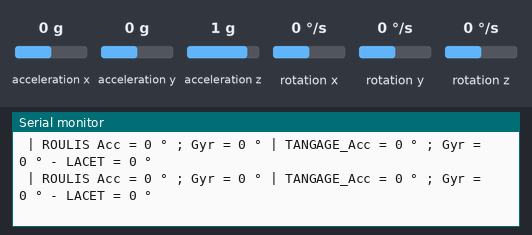
This sketch was run on a simulated Arduino Uno, built with avr-gcc and run on an emulated ATmega328P. On the bench: the last lines printed to the serial monitor. The test bench sets the inputs (shaded band); at power-on: acceleration x 0 g, acceleration y 0 g, acceleration z 1 g, rotation x 0 °/s, rotation y 0 °/s, rotation z 0 °/s.

Above: at 5.1 s.
5.2 s: acceleration x set to -1.4 g
At 5.7 s:
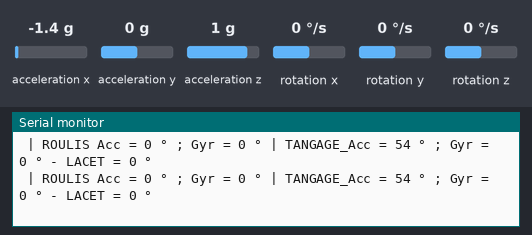
8.2 s: acceleration y set to -0.2 g
At 8.7 s:
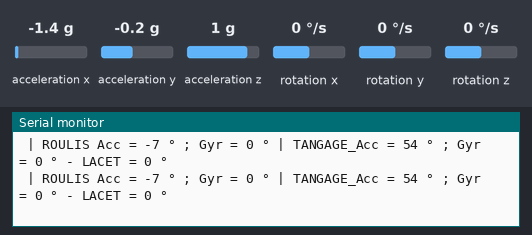
11.2 s: acceleration z set to 0.1 g
At 12.1 s:
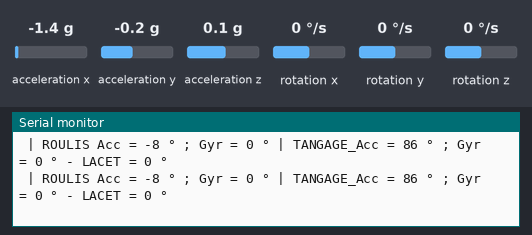
14.2 s: acceleration z set to -0.2 g
At 14.7 s:
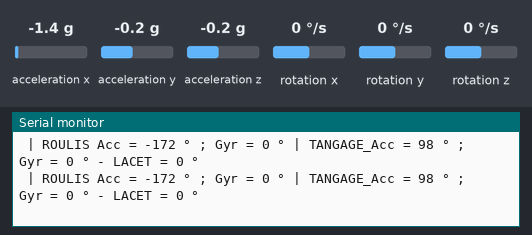
Timing chart, 0 to 17.2 s (numbered marks = the images above; inputs shaded):
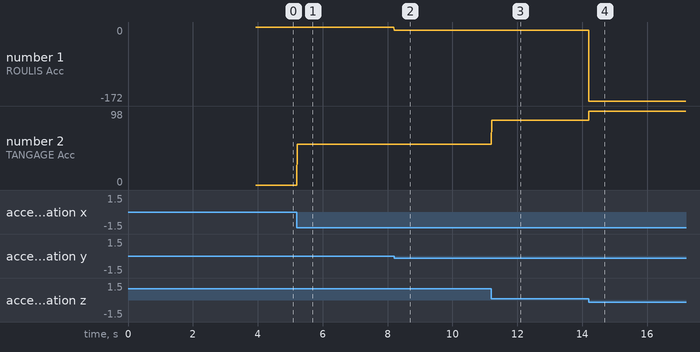

The sketch:

INO_5_Calcul_angles-gyrometre_MPU9250.ino
```cpp
// (licence header left out)
  #define f_ech         250                     //Choix d'une fréquence en Hz pour le calcul à intervalle régulier
  #define sensi_acc      61                     //Sensibilité de l'accéléromètre en micro g/LSB   (réglé par défault pour 16 g     calculé en fonction de la pleine échelle)
  #define sensi_gyr    8750                     //Sensibilité du gyromètre       en micro dps/LSB (réglé par défault pour 2000 °/s calculé en fonction de la pleine échelle)
  #define alpha         0.9                     //Choix d'un coefficient pour la fusion par filtre complémentaire

  #include "MPU9250.h"                          //Appel de la bibliothèque de la centrale
  #include "Wire.h"                             //Appel de la bibliothèque de gestion de la communication I2C
  #include "I2Cdev.h"

  MPU9250 accelgyro;                            //Déclaration de la méthode "MyIMU" pour l'utilisation de la centrale
  I2Cdev   I2C_M;

  int16_t  ax_brut, ay_brut, az_brut;           //Variables pour la lecture des valeurs brutes d'accélérations (accéléromètre)
  int16_t  gx_brut, gy_brut, gz_brut;           //Variables pour la lecture des valeurs brutes des vitesses angulaires (gyromètre)
  int32_t  ax_offset, ay_offset, az_offset;     //Variables pour le stockage des valeurs d'offsets de l'accéléromètre
  int32_t  gx_offset, gy_offset, gz_offset;     //Variables pour le stockage des valeurs d'offsets du gyromètre
  float    Ax,Ay,Az,Gx,Gy,Gz;                   //Variables pour le calcul des valeurs réelles
  float    roulis_acc, tangage_acc;             //Variables pour le calcul des angles d'inclinaisons avec l'accéléromètre : ROULIS et TANGAGE
  float    roulis_gyr, tangage_gyr, lacet_gyr;  //Variables pour le calcul des angles d'inclinaisons avec le gyromètre : ROULIS, TANGAGE et LACET
  float    roulis, tangage, lacet;              //Variables pour le calcul des angles d'inclinaisons fusionnés


  uint32_t t0;                                  //Variable pour stocker le temps absolu ( fonction millis() débordement après 50 jours environ )

/* #### ROUTINE D'INITIALISATION  (exécutée une seule fois) #### */
void setup()
{
  Wire.begin();
  Wire.setClock(400000); // 400kHz I2C clock. Comment this line if having compilation difficulties
  Serial.begin(115200);                       //démarrage de la fonction de communication série pour affichage sur le moniteur série
  /* -- Démarrage de la centrale et test de bon fonctionnement -- */
  accelgyro.initialize();
  if (accelgyro.testConnection() != 0) {
      Serial.println("Problème de connexion avec la centrale");
  } else {
      Serial.println("Centrale prête à fonctionner ! ");
  }

 etalonnage();                               //Appel de la routine d'étalonnage
}

/* #### BOUCLE PRINCIPALE (exécutée en permanence) #### */
void loop()
{
  lecture_valeurs_brutes();                                  //Appel de la routine de lecture des valeurs brutes

  /* -- Calculs des valeurs réelles -- */
  Ax = float(ax_brut - ax_offset ) * sensi_acc / 1000000;    //Calcul des valeurs d'accélérations en g en fonction de la sensibilité du capteur
  Ay = float(ay_brut - ay_offset ) * sensi_acc / 1000000;    //Les valeurs brutes sont codées sur 16 bits (0 et 65535)
  Az = float(az_brut - az_offset ) * sensi_acc / 1000000;    //La sensibilité du capteur dépend de la valeur pleine échelle choisie en haut et définie dans les réglages du capteur
  Gx = float(gx_brut - gx_offset ) * sensi_gyr / 1000000;    //Calcul des valeurs de vitesses angulaires en °/s
  Gy = float(gy_brut - gy_offset ) * sensi_gyr / 1000000;
  Gz = float(gz_brut - gz_offset ) * sensi_gyr / 1000000;

  /* -- Calcul des angles de ROULIS et TANGAGE à partir de l'accéléromètre -- */
    //CHOIX N°1 LACET autour de Z puis ROULIS autour de X puis TANGAGE autour de Y
  if ( Az >= 0) roulis_acc  = atan2( Ay ,   sqrt( pow(Ax, 2) + pow(Az, 2)) ) * RAD_TO_DEG;
  else          roulis_acc  = atan2( Ay , - sqrt( pow(Ax, 2) + pow(Az, 2)) ) * RAD_TO_DEG;

                tangage_acc = atan2( - Ax , Az ) * RAD_TO_DEG;


  /* -- Calcul des angles de ROULIS ET TANGAGE à partir du gyromètre à chaque période (voir explications des calculs) -- */
  uint16_t T_ech = millis() - t0;     //Mesure du temps écoulé depuis le dernier calcul

      //Calcul à intervalle régulier si le temps atteint la période T_ech = 1 /f_ech (fréquence d'échantillonnage)
  if ( T_ech >= ( 1000 / f_ech) )     //Calcul à intervalle régulier si le temps atteint la période T_ech = 1 /f_ech
  {
    //Calcul des angles mesurés par le gyromètre par intégration numérique
    lacet_gyr   += Gx * float(T_ech) / 1000;
    roulis_gyr  += Gy * float(T_ech) / 1000;
    tangage_gyr += Gz * float(T_ech) / 1000;

    t0 = millis();  //réinitialisation du temps pour le prochain calcul
  }

  /* -- Affichage des valeurs lues par la centrale -- */
  //Serial.print("ACC ( ");    Serial.print(Ax,1); Serial.print(" , "); Serial.print(Ay,1);  Serial.print(" , ");  Serial.print(Az,1); Serial.print(" ) g ");
  //Serial.print(" | GYR ( "); Serial.print(Gx,0); Serial.print(", ");  Serial.print(Gy,0);  Serial.print(" , ");  Serial.print(Gz,0); Serial.print(" ) deg/s");

  Serial.print(" | ROULIS Acc = ");  Serial.print(roulis_acc , 0);  Serial.print(" °");
  Serial.print(" ; Gyr = ");         Serial.print(roulis_gyr , 0);  Serial.print(" °");

  Serial.print(" | TANGAGE_Acc = "); Serial.print(tangage_acc , 0); Serial.print(" °");
  Serial.print(" ; Gyr = ");         Serial.print(tangage_gyr , 0); Serial.print(" °");

  Serial.print(" - LACET = ");       Serial.print(lacet_gyr , 0);   Serial.print(" °");

  Serial.println();
}

/****************************************************
 *      ROUTINE DE LECTURE DES VALEURS BRUTES       *
 ****************************************************/
void lecture_valeurs_brutes()
{
  /* -- Lecture des valeurs brutes -- */
 accelgyro.getMotion6(&ax_brut, &ay_brut, &az_brut, &gx_brut, &gy_brut, &gz_brut);
}


/****************************************************
 *      ROUTINE D'ETALONNAGE calcul des offsets     *
 ****************************************************/
void etalonnage()
{
  int nombre_echantillons = 1000; //Variable locale pour définir le nombre d'itération du calcul

  //Réinitialisation des offsets
  ax_offset = 0;
  ay_offset = 0;
  az_offset = 0;
  gx_offset = 0;
  gy_offset = 0;
  gz_offset = 0;

  //Boucle de sommation de chaque valeur pour le calcul de la moyenne
  for (int i = 1; i <= nombre_echantillons; i++)
  {
    lecture_valeurs_brutes();
    ax_offset += ax_brut;
    ay_offset += ay_brut;
    az_offset += az_brut;
    gx_offset += gx_brut;
    gy_offset += gy_brut;
    gz_offset += gz_brut;
  }

  //Calcul de la moyenne des valeurs mesurées pendant les itérations
  ax_offset /= nombre_echantillons;
  ay_offset /= nombre_echantillons;
  az_offset /= nombre_echantillons;
  gx_offset /= nombre_echantillons;
  gy_offset /= nombre_echantillons;
  gz_offset /= nombre_echantillons;

  //Rectification de l'offset sur Z pour qu'il donne 1g en statique (fonction de la sensibilité)
  az_offset -= 1000000 / sensi_acc;
}
```

Measured:
- after the input at 5.2 s, the serial monitor: prints a new line at once (image 1)
- after the input at 8.2 s, the serial monitor: prints a new line at once (image 2)
- after the input at 11.2 s, the serial monitor: prints a new line at once (image 3)
- after the input at 14.2 s, the serial monitor: prints a new line at once (image 4)
- plotted number 1: 0 → -7 after the input at 8.2 s, -7 → -8 after the input at 11.2 s, -8 → -172 after the input at 14.2 s
- plotted number 2: 0 → 54 after the input at 5.2 s, 54 → 86 after the input at 11.2 s, 86 → 98 after the input at 14.2 s
